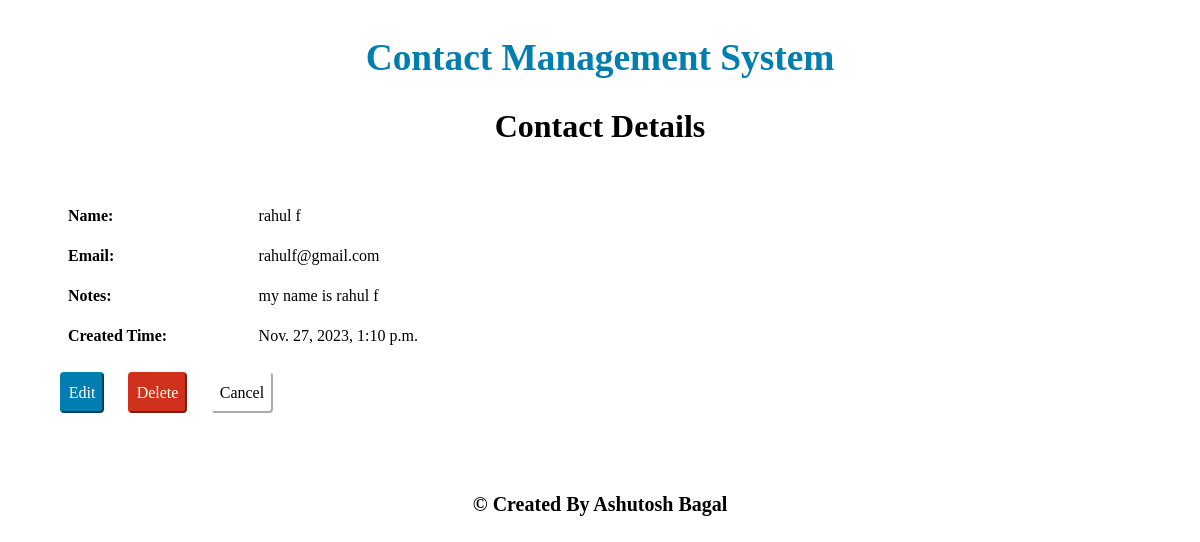
The page /contact_details/2 on the database its author committed.
### Contact_management/models.py (models this page shows, shortened)
class contacts(models.Model):
    name = models.CharField(max_length=30)
    email=models.EmailField(max_length=30)
    notes=models.TextField()
    time = models.DateTimeField(auto_now_add=True)

### Contact_management/views.py (the view)
# urls.py: path('contact_details/<con_id>',views.contact_details,name="contact_details"),
def contact_details(request, con_id):
	contact_record = contacts.objects.get(id = con_id)
	if request.method == 'POST':
		print(">>>>>>>>>>>detail>>>>>>")
		contact_record.delete()
		return redirect("home")
	return render(request, "contact_details.html", {"contact_record" : contact_record})

### Contact_management/templates/contact_details.html (shortened to what this page needs)
{% extends 'header.html' %}
{% load static %}
{% block content %}
<!DOCTYPE html>
<html lang="en">
<head>
    <link href="https://cdn.jsdelivr.net/npm/bootstrap@5.3.2/dist/css/bootstrap.min.css" rel="stylesheet"
 />
    <link rel="stylesheet" href="{% static 'base_style.css' %}">
</head>
<body>
    <div class="body">
        <div class="sub-header">Contact Details</div>
        <br>
        <table class="table table-borderless">
            <colgroup>
                <col span="1" style="width: 15%;">
                <col span="1" style="width: 70%;">
             </colgroup>
            <tbody>
                <tr>
                    <th scope="col">Name: </th>
                    <td>{{contact_record.name}}</td>
                </tr>
                <tr>
                    <th scope="col">Email: </th>
                    <td>{{contact_record.email}}</td>
                </tr>
                <tr>
                    <th scope="col">Notes: </th>
                    <td>{{contact_record.notes}}</td>
                </tr>
                <tr>
                    <th scope="col">Created Time: </th>
                    <td>{{contact_record.time}}</td>
                </tr>
            </tbody>
        </table>
        <a href="{% url 'update_contact' contact_record.id %}"><button type="button" class="color-button" >Edit</button></a>
        <a href="{% url 'delete_contact' contact_record.id %}"><button type="button" class="delete-button" >Delete</button></a>
        <a href="{% url 'home' %}"><button type="button" class="cancel-button" >Cancel</button></a>
</body>
</html>
{% endblock %}

### Contact_management/static/base_style.css (style rules this page uses)
body { font-family: Georgia, serif; color: black; margin-top: 3%; margin-bottom: 3%; margin-left: 5%; margin-right: 5%; }
.color-button { font-family: Georgia, serif; color: white; background-color: #007eb0; border-radius: 4px; padding: 5pt; border-color: #007eb0; margin-right: 15pt; }
.cancel-button { font-family: Georgia, serif; color: black; background-color: white; border-radius: 4px; padding: 5pt; border-color: white; margin-right: 15pt; }
.delete-button { font-family: Georgia, serif; color: white; background-color: #d0311c; border-radius: 4px; padding: 5pt; border-color: #d0311c; margin-right: 15pt; }
.sub-header { font-family: Georgia, serif; color: black; font-size: 24pt; font-weight: bold; text-align: center; margin-top: 2%; margin-bottom: 2%; }

### rows shown on the page
contacts: name "rahul f", email "rahulf@gmail.com", notes "my name is rahul f", time "Nov. 27, 2023, 1:10 p.m."
